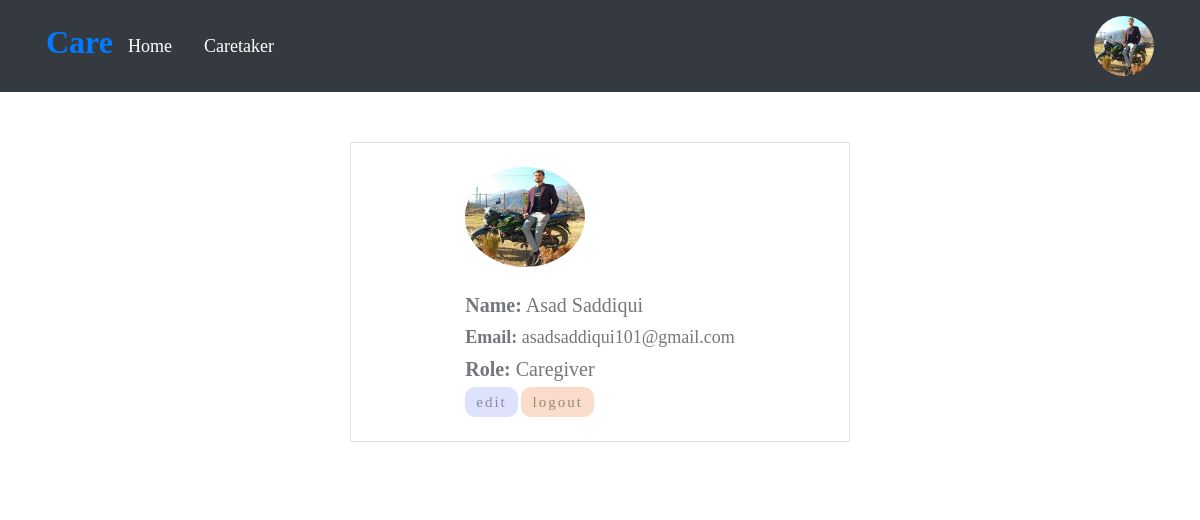
Page /profile.php (signed in) on the committed database.
### tables this page shows
CREATE TABLE `user` (
  `id` int(11) NOT NULL,
  `name` varchar(100) NOT NULL,
  `email` varchar(100) NOT NULL,
  `img` varchar(200) NOT NULL,
  `pass` varchar(100) NOT NULL,
  `role` varchar(20) NOT NULL,
  `date` datetime NOT NULL DEFAULT current_timestamp()
);

### profile.php (the view, shortened to what this page needs)
<?php
include("./config/config.php");
?>
<!DOCTYPE html>
<html lang="en">
<head>
    <link rel="stylesheet" type="text/css" href="css/bootstrap.min.css">
    <link rel="stylesheet" type="text/css" href="css/bootstrap-slider.css">
    <link rel="stylesheet" type="text/css" href="css/jquery-ui.css">
    <link rel="stylesheet" type="text/css" href="css/layerslider.css">
    <link rel="stylesheet" type="text/css" href="css/color.css">
    <link rel="stylesheet" type="text/css" href="css/owl.carousel.min.css">
    <link rel="stylesheet" type="text/css" href="css/font-awesome.min.css">
    <link rel="stylesheet" type="text/css" href="fonts/flaticon/flaticon.css">
    <link rel="stylesheet" type="text/css" href="css/style.css">
    <link rel="stylesheet" type="text/css" href="css/login.css">
</head>
<body>
    <div id="page-wrapper">
        <div class="row">
            <?php include("include/header.php"); ?>
            <div class="full-row">
                <div class="d-flex justify-content-center align-items-center">
                        <div class="col-lg-5 col-md-6 border d-flex justify-content-center align-items-center ">
                            <?php
                            $uid = isset($_SESSION['CaregiverID'])?$_SESSION['CaregiverID']: $_SESSION['CaretakerID'] ;
                            $query = mysqli_query($con, "SELECT * FROM `user` WHERE id='$uid'");
                            while ($row = mysqli_fetch_assoc($query)) {
                            ?>
                                <div class="user-info my-4 mt-md-50"> <img src="./uploads/<?php echo $row['img']; ?>" style="width: 120px ;height:100px;border-radius:50%;" alt="userimage">
                                    <div class="font-18">
                                        <div class="mb-1 text-capitalize"><b>Name:</b> <?php echo $row['name']; ?></div>
                                        <div class="mb-1"><b>Email:</b> <?php echo $row['email']; ?></div>
                                        <div class="mb-1 text-capitalize"><b>Role:</b> <?php echo $row['role']; ?></div>
                                    </div>
                                    <a href="edit-profile.php?uid=<?php echo $row['id']; ?>" ><button style="border: 0px;
                                                    outline: none;
                                                    letter-spacing: 2px;
                                                    padding-left: 11px;
                                                    padding-right: 11px;
                                                    background: #8291f642;
                                                    border-radius: 10px;
                                                    color: #00000063;
                                                    cursor: pointer;">edit</button></a>
                                    <a href="logout.php">
                                    <button style="border: 0px;
                                                    outline: none;
                                                    letter-spacing: 2px;
                                                    padding-left: 11px;
                                                    padding-right: 11px;
                                                    background: #e9773142;
                                                    border-radius: 10px;
                                                    color: #00000063;
                                                    cursor: pointer;">logout</button>
                                    </a>
                                <?php } ?>
                                </div>
                        </div>
                </div>
            </div>
        </div>
    </div>
</body>
</html>

### include/header.php (shortened to what this page needs)
            <header id="header" class="transparent-header-modern fixed-header-bg-white w-100">
                <div class="main-nav secondary-nav bg-dark  hover-success-nav py-2">
                        <div class=" container ">
                            <div class="col-lg-12 col-lg-12 ">
                                <nav class="navbar navbar-expand-lg navbar-dark">
                                   <h2> <a class="position-relative" id="zmkmargin1" href="index.php">
Care
                                    </a></h2>
                                    <div class="collapse navbar-collapse" id="navbarSupportedContent">
                                        <ul class="navbar-nav mr-auto">
                                            <li class="nav-item dropdown">
                                                <a class="nav-link text-white" href="index.php" role="button" style="font-size:18px"  aria-haspopup="true" aria-expanded="false">Home</a>
                                            </li>
                                       <?php
                                        if (isset($_SESSION['CaregiverEmail'])) {
                                        ?>
                                            <li class="nav-item"> <a class="nav-link text-white"  style="font-size:18px" href="care-taker.php">Caretaker</a> </li>
                                        <?php
                                        }
                                        ?>
                                        </ul>
                                    </div>
                                    <?php
                                    if (isset($_SESSION['CaregiverEmail'])) {
                                    ?>
                                    <a href="profile.php" class="d-none d-lg-block"> <img
                                            src="./uploads/<?php echo $_SESSION['CaregiverImg']; ?>"
                                            style="height: 60px;width:60px;border-radius:50%;cursor:pointer" alt="" /></a>
                                    <?php
                                    }
                                    ?>
                                </nav>
                            </div>
                        </div>
                </div>
            </header>

### css/color.css (style rules this page uses)
:root { --theme-ordinary-color: #74777b; }
:root { --theme-primary-color: #17c788; }
:root { --theme-secondary-color: #0d1432; }
:root { --theme-white-color: #fff; }
:root { --theme-light-color: #f8f8f8; }
:root { --theme-gray-color: #f5f5f5; }
:root { --theme-footer-color: #091b4b; }
:root { --theme-dark-color: #091b4b; }
:root { --text-light-color: #a3a7af; }
:root { --theme-primary-opacity-color: rgba(11, 191, 141, .8); }
:root { --theme-secondary-opacity-color: rgba(13,20,50,0.7); }
:root { --theme-white-opacity-color: rgba(255, 255, 255, 0.3); }
:root { --theme-dark-opacity-color: rgba(0, 0, 0, 0.5); }
:root { --theme-ordinary-font: 'Muli', sans-serif; }
:root { --theme-highlight-font: 'Comfortaa', cursive; }

### css/style.css (style rules this page uses)
.container, .container-fluid { transition: all 0.6s ease 0s; -moz-transition: all 0.6s ease 0s; -webkit-transition: all 0.6s ease 0s; -o-transition: all 0.6s ease 0s; }
#page-wrapper { padding-left: 15px; padding-right: 15px; background-color: #fff; overflow: hidden !important; position: relative; }
.text-ordinary, a.text-ordinary, .text-ordinary a, body, .dropdown-item, .footer-widget li a, .text-ordinary .jslider .jslider-label, .breadcrumb-item > a, .list-text-white a.dropdown-item { color: var(--theme-ordinary-color); }
.featured-thumb .quantity li span, .property-btn li a, .secondary-nav .navbar-nav .nav-link, .view-category button a, .nav-pills .nav-link, .dashboard-top-left .dropdown-item, .dashboard-top-right .dropdown-item, .dashboard-panel .message-list .message-action a, .navigation_link_widget li a, blockquote { color: var(--theme-secondary-color); }
.transation-3s, .transation-3s:hover, .hover-zoomer img, .hover-bg-white, a, a:hover, .btn, .btn:hover, .radio-check label, .message-list li .message-action, .timeline-item .circle, .timeline-item .date-time, .clip-item .fa-times { -moz-transition: all 300ms ease-in-out 0s; -webkit-transition: all 300ms ease-in-out 0s; -o-transition: all 300ms ease-in-out 0s; -ms-transition: all 300ms ease-in-out 0s; transition: all 300ms ease-in-out 0s; }
body { font-family: var(--theme-ordinary-font); font-size: 15px; line-height: 28px; }
h1, .h1, h2, .h2, h3, .h3, h4, .h4, h5, .h5, h6, .h6 { font-family: var(--theme-highlight-font); font-weight: 700; }
ul, ol { padding: 0; margin: 0; list-style: none; }
a, a:hover, .btn-link, .btn-link:hover { text-decoration: none; cousor: pointer; }
img { width: 100%; }
button, button:focus { border: none; outline: none; }
.full-row { position: relative; width: 100%; padding: 50px 0; }
.navbar-expand-lg .navbar-nav .nav-link { padding: 12px 15px; margin-right: 2px; font-size: 15px; border-radius: 3px; font-weight: 500; }
.font-18 { font-size: 18px; }
::placeholder { font: var(--theme-ordinary-font); font-size: 15px; font-weight: 400; color: #fff; }
@media (min-width: 992px) { .navbar .navbar-nav li a, .navbar .navbar-nav li ul.dropdown-menu { -moz-transition: all 300ms ease-in-out 0s; -ms-transition: all 300ms ease-in-out 0s; -o-transition: all 300ms ease-in-out 0s; -webkit-transition: all 300ms ease-in-out 0s; transition: all 300ms ease-in-out 0s; } }

### include/header.php (style rules this page uses)
* { font-family: "gilroy-semibold, Sans-serif"; }
@media screen and (max-width: 1600px) { .text-capitalize { font-size:20px; } }

### rows in the picture
user: img (picture), name "Asad Saddiqui", email "asadsaddiqui101@gmail.com", role "Caregiver"
